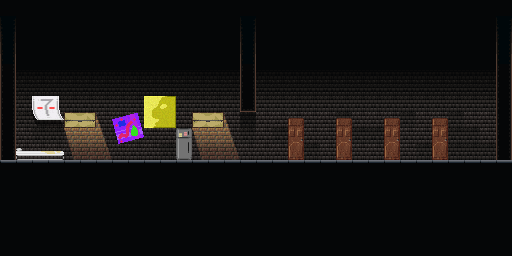

This is a level from a 2D game, rendered from its Tiled map with the project's own tilesets. A one-line summary and the map file follow, with tile-layer data summarised:
An orthogonal 32x16 tile map with 16x16 px tiles, 2 tile layers (background, mainground), 2 hidden layers not drawn.

<map version="1.0" orientation="orthogonal" width="32" height="16" tilewidth="16" tileheight="16">
 <tileset firstgid="1" name="tilesheet" tilewidth="16" tileheight="16">
  <image source="hub5.png" width="256" height="256" />
 </tileset>
 <layer name="background" width="32" height="16">
  <data>[512 cells, 512 non-empty, 15 distinct tile ids]</data>
 </layer>
 <layer name="mainground" width="32" height="16">
  <data>[512 cells, 85 non-empty, 26 distinct tile ids]</data>
 </layer>
 <layer name="collision" width="32" height="16" visible="0">
  <data>[512 cells, 88 non-empty, 1 distinct tile ids]</data>
 </layer>
 <layer name="object" width="32" height="16" visible="0" opacity="0.2">
  <data>[512 cells, 7 non-empty, 3 distinct tile ids]</data>
 </layer>
</map>
